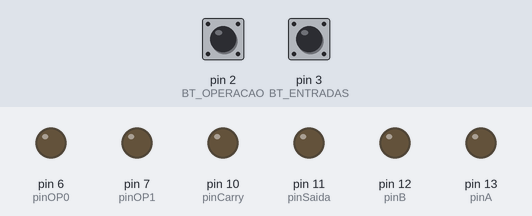
A sketch run on a simulated Arduino Uno, built with avr-gcc and run on an emulated ATmega328P. On the bench: output pins drawn as LEDs (lit = HIGH). Dashed ring = blinking. Inputs (shaded band) come from the test bench; at power-on: pin 2 (BT_OPERACAO) HIGH, pin 3 (BT_ENTRADAS) HIGH.

Above: at 1.2 s.
1.3 s: pin 2 (BT_OPERACAO) pulled LOW for 1 s
At 1.67 s:
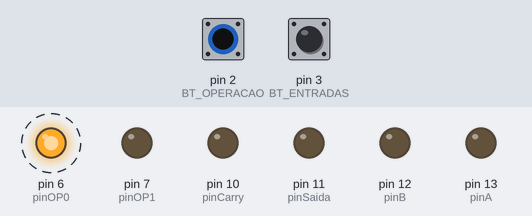
3.8 s: pin 3 (BT_ENTRADAS) pulled LOW for 3.2 s
At 4.67 s:
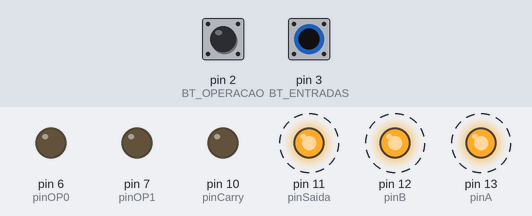
8.5 s: pin 2 (BT_OPERACAO) pulled LOW for 0.15 s
At 9.9 s:
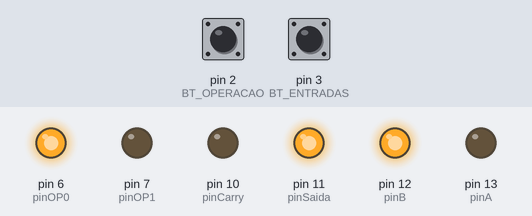
10.2 s: pin 3 (BT_ENTRADAS) pulled LOW for 0.15 s
At 11.3 s:
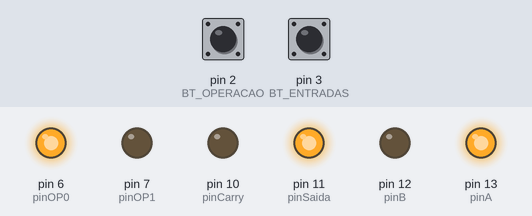
11.9 s: pin 3 (BT_ENTRADAS) pulled LOW for 1 s
At 12.27 s:
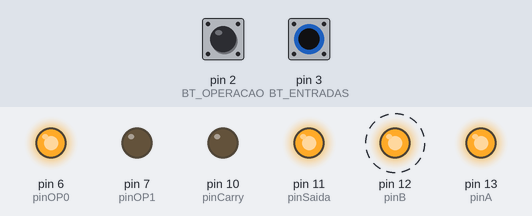
14.4 s: pin 2 (BT_OPERACAO) pulled LOW for 0.15 s
At 15.7 s:
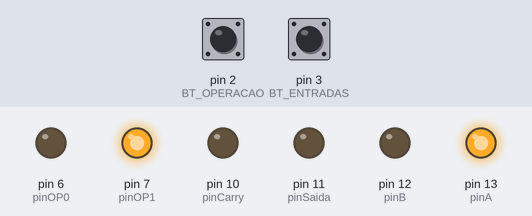
Timing chart, 0 to 17.1 s (numbered marks = the images above; inputs shaded):
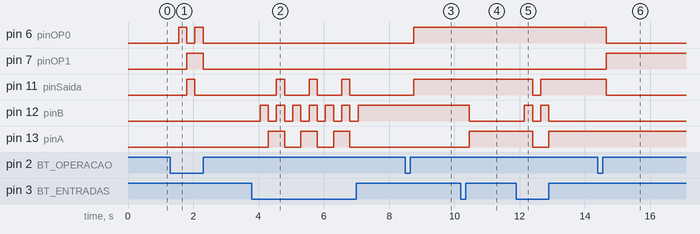

Measured:
- after the input at 1.3 s, pin 6 (pinOP0): alternates HIGH for 0.25 s and LOW for 0.25 s, 4 changes in all, then stays LOW, starting after 0.25 s; pin 7 (pinOP1): LOW → HIGH after 0.50 s, → LOW 0.50 s later; pin 11 (pinSaida): LOW → HIGH after 0.50 s, → LOW 0.25 s later
- after the input at 3.8 s, pin 11 (pinSaida): alternates HIGH for 0.25 s and LOW for 0.75 s, 6 changes in all, then stays LOW, starting after 0.75 s; pin 12 (pinB): alternates HIGH for 0.25 s and LOW for 0.25 s, 13 changes in all, then stays HIGH, starting after 0.25 s
- after the input at 8.5 s, pin 6 (pinOP0), pin 11 (pinSaida): LOW → HIGH after 0.25 s
- after the input at 10.2 s, pin 12 (pinB): HIGH → LOW after 0.25 s; pin 13 (pinA): LOW → HIGH after 0.25 s
- after the input at 11.9 s, pin 11 (pinSaida): HIGH → LOW after 0.50 s, → HIGH 0.25 s later; pin 12 (pinB): alternates HIGH for 0.25 s and LOW for 0.25 s, 4 changes in all, then stays LOW, starting after 0.25 s; pin 13 (pinA): HIGH → LOW after 0.50 s, → HIGH 0.50 s later
- after the input at 14.4 s, pin 6 (pinOP0), pin 11 (pinSaida): HIGH → LOW after 0.25 s; pin 7 (pinOP1): LOW → HIGH after 0.25 s

The sketch:

ac2_ep3_ex2_1.ino
```cpp
// Pinos
const int pinA = 13, pinB = 12;
const int pinSaida = 11, pinCarry = 10;
const int pinOP1 = 7, pinOP0 = 6;
const int BT_OPERACAO = 2, BT_ENTRADAS = 3;

// Variáveis de estado
int contadorEntradas = 0;
int contadorOperacao = 0;

void setup() {
  pinMode(pinA, OUTPUT);
  pinMode(pinB, OUTPUT);
  pinMode(pinOP0, OUTPUT);
  pinMode(pinOP1, OUTPUT);
  pinMode(pinSaida, OUTPUT);
  pinMode(pinCarry, OUTPUT);
  pinMode(BT_OPERACAO, INPUT_PULLUP);
  pinMode(BT_ENTRADAS, INPUT_PULLUP);
}

void loop() {
  if (digitalRead(BT_ENTRADAS) == LOW) {
    contadorEntradas = (contadorEntradas + 1) % 4;
    delay(250);
  }
  if (digitalRead(BT_OPERACAO) == LOW) {
    contadorOperacao = (contadorOperacao + 1) % 4;
    delay(250);
  }
  digitalWrite(pinA, (contadorEntradas >> 1) & 1);
  digitalWrite(pinB, contadorEntradas & 1);
  digitalWrite(pinOP1, (contadorOperacao >> 1) & 1);
  digitalWrite(pinOP0, contadorOperacao & 1);
  processarULA(digitalRead(pinA), digitalRead(pinB), digitalRead(pinOP1), digitalRead(pinOP0));
}

// ULA
void processarULA(int a, int b, int op1, int op0) {
  if (op1 == LOW && op0 == LOW) { // 00 = AND
    digitalWrite(pinSaida, a && b);
    digitalWrite(pinCarry, LOW);
  }
  else if (op1 == LOW && op0 == HIGH) { // 01 = OR
    digitalWrite(pinSaida, a || b);
    digitalWrite(pinCarry, LOW);
  }
  else if (op1 == HIGH && op0 == LOW) { // 10 = NOT A
    digitalWrite(pinSaida, !a);
    digitalWrite(pinCarry, LOW);
  }
  else if (op1 == HIGH && op0 == HIGH) { // 11 = SOMA
    digitalWrite(pinSaida, a ^ b);
    digitalWrite(pinCarry, a && b);
  }
}
```
